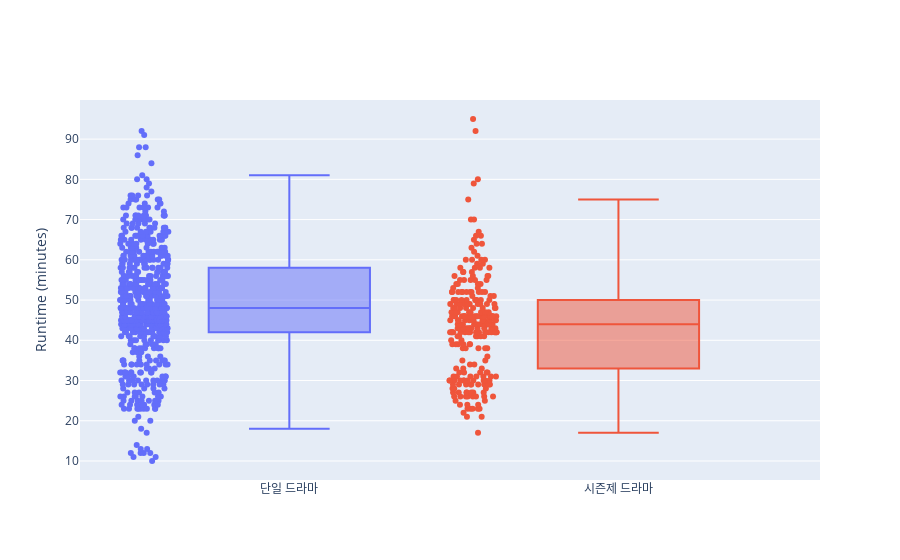

The cell this chart's notebook holds for it:
### Markdown cell above
# runtime

### Code cell
# runtime Box Plot 시각화
fig = go.Figure()

# runtime Box Plot
fig.add_trace(go.Box(
    y=df_1['runtime'],
    name='단일 드라마',
    boxpoints='all',
    jitter=0.3,
    pointpos=-1.8
))

fig.add_trace(go.Box(
    y=df_2['runtime'],
    name='시즌제 드라마',
    boxpoints='all',
    jitter=0.3,
    pointpos=-1.8
))

# 레이아웃 설정
fig.update_layout(
    title='',
    xaxis_title='',
    yaxis_title='Runtime (minutes)',
    showlegend=False
)

# runtime 그래프 보여주기
fig.show()

### Figure 1 — Plotly figure (JSON) as saved in the notebook; plotly's stock layout.template omitted (floating-point values rounded to 4 significant figures; data arrays with more than 128 entries replaced by an {"elided": "..."} marker saying what was removed)
{"data": [{"boxpoints": "all", "jitter": 0.3, "name": "단일 드라마", "pointpos": -1.8, "type": "box", "y": {"elided": "639 int values"}}, {"boxpoints": "all", "jitter": 0.3, "name": "시즌제 드라마", "pointpos": -1.8, "type": "box", "y": {"elided": "266 int values"}}], "layout": {"showlegend": false, "title": {"text": ""}, "xaxis": {"title": {"text": ""}}, "yaxis": {"title": {"text": "Runtime (minutes)"}}}}
